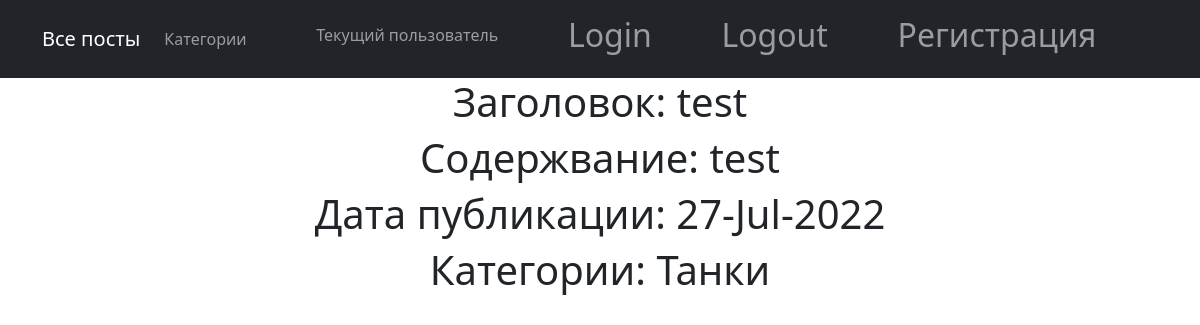
/posts/1, run on the app's committed database.
### main/models.py (models this page shows, shortened)
class Post(models.Model):
    author = models.ForeignKey("Author", on_delete=models.CASCADE)
    time_in = models.DateTimeField(auto_now_add=True)
    header = models.CharField(max_length=128, default="")
    text = models.TextField(null = True)
    category = models.ForeignKey("Category", on_delete=models.CASCADE)

class Category(models.Model):
    category = models.CharField(max_length=64, unique=True)

### main/views.py (the view)
# urls.py: path('<int:pk>', PostDetail.as_view(), name='posts_detail'),
class PostDetail(DetailView):
     model = Post  # модель всё та же, но мы хотим получать детали конкретно отдельного товара
     template_name = 'post_detail.html'  # название шаблона будет product.html
     context_object_name = 'postdetail'  # название объекта. в нём будет

### templates/post_detail.html (shortened to what this page needs)
<!DOCTYPE html>
<html lang="en">
{% extends 'flatpages/default.html' %}
{% block content %}
<h1> Заголовок: {{ postdetail.header}}</h1>
<h1>Содержвание: {{ postdetail.text|truncatechars:50}} </h1>
<h1>Дата публикации: {{ postdetail.time_in|date:"d-M-Y"}}  {{ newsdetail.time_in|time:"H:i"}}</h1>
<h1>Категории: {{postdetail.category.category}}
</h1>
{% endblock content %}

### data on the page
Post: header "test", text "test", time_in "27-Jul-2022", category.category "Танки"
